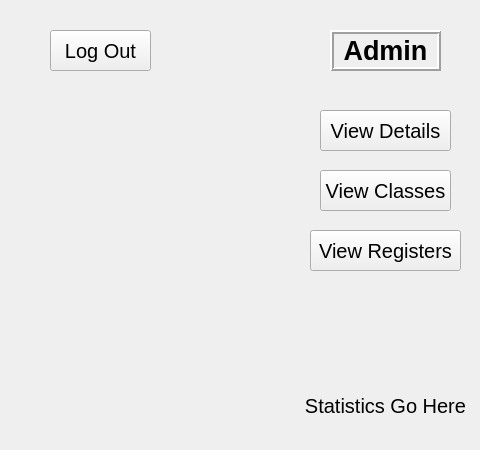
    <widget class="QWidget" name="Admin">
     <widget class="QPushButton" name="btnAdmLogOut">
      <property name="geometry">
       <rect>
        <x>50</x>
        <y>30</y>
        <width>101</width>
        <height>41</height>
       </rect>
      </property>
      <property name="font">
       <font>
        <pointsize>15</pointsize>
       </font>
      </property>
      <property name="text">
       <string>Log Out</string>
      </property>
     </widget>
     <widget class="QLabel" name="lblAdmStats">
      <property name="geometry">
       <rect>
        <x>300</x>
        <y>370</y>
        <width>171</width>
        <height>71</height>
       </rect>
      </property>
      <property name="font">
       <font>
        <pointsize>15</pointsize>
       </font>
      </property>
      <property name="text">
       <string>Statistics Go Here</string>
      </property>
      <property name="alignment">
       <set>Qt::AlignCenter</set>
      </property>
     </widget>
     <widget class="QLabel" name="lblAdmTitle">
      <property name="geometry">
       <rect>
        <x>330</x>
        <y>30</y>
        <width>111</width>
        <height>41</height>
       </rect>
      </property>
      <property name="font">
       <font>
        <pointsize>20</pointsize>
        <weight>75</weight>
        <bold>true</bold>
       </font>
      </property>
      <property name="frameShape">
       <enum>QFrame::Box</enum>
      </property>
      <property name="frameShadow">
       <enum>QFrame::Raised</enum>
      </property>
      <property name="lineWidth">
       <number>2</number>
      </property>
      <property name="midLineWidth">
       <number>0</number>
      </property>
      <property name="text">
       <string>Admin</string>
      </property>
      <property name="alignment">
       <set>Qt::AlignCenter</set>
      </property>
     </widget>
     <widget class="QPushButton" name="btnAdmVieClas">
      <property name="geometry">
       <rect>
        <x>320</x>
        <y>170</y>
        <width>131</width>
        <height>41</height>
       </rect>
      </property>
      <property name="font">
       <font>
        <pointsize>15</pointsize>
       </font>
      </property>
      <property name="text">
       <string>View Classes</string>
      </property>
     </widget>
     <widget class="QPushButton" name="btnAdmVieReg">
      <property name="geometry">
       <rect>
        <x>310</x>
        <y>230</y>
        <width>151</width>
        <height>41</height>
       </rect>
      </property>
      <property name="font">
       <font>
        <pointsize>15</pointsize>
       </font>
      </property>
      <property name="text">
       <string>View Registers</string>
      </property>
     </widget>
     <widget class="QPushButton" name="btnAdmVieDet">
      <property name="geometry">
       <rect>
        <x>320</x>
        <y>110</y>
        <width>131</width>
        <height>41</height>
       </rect>
      </property>
      <property name="font">
       <font>
        <pointsize>15</pointsize>
       </font>
      </property>
      <property name="text">
       <string>View Details</string>
      </property>
     </widget>
    </widget>
